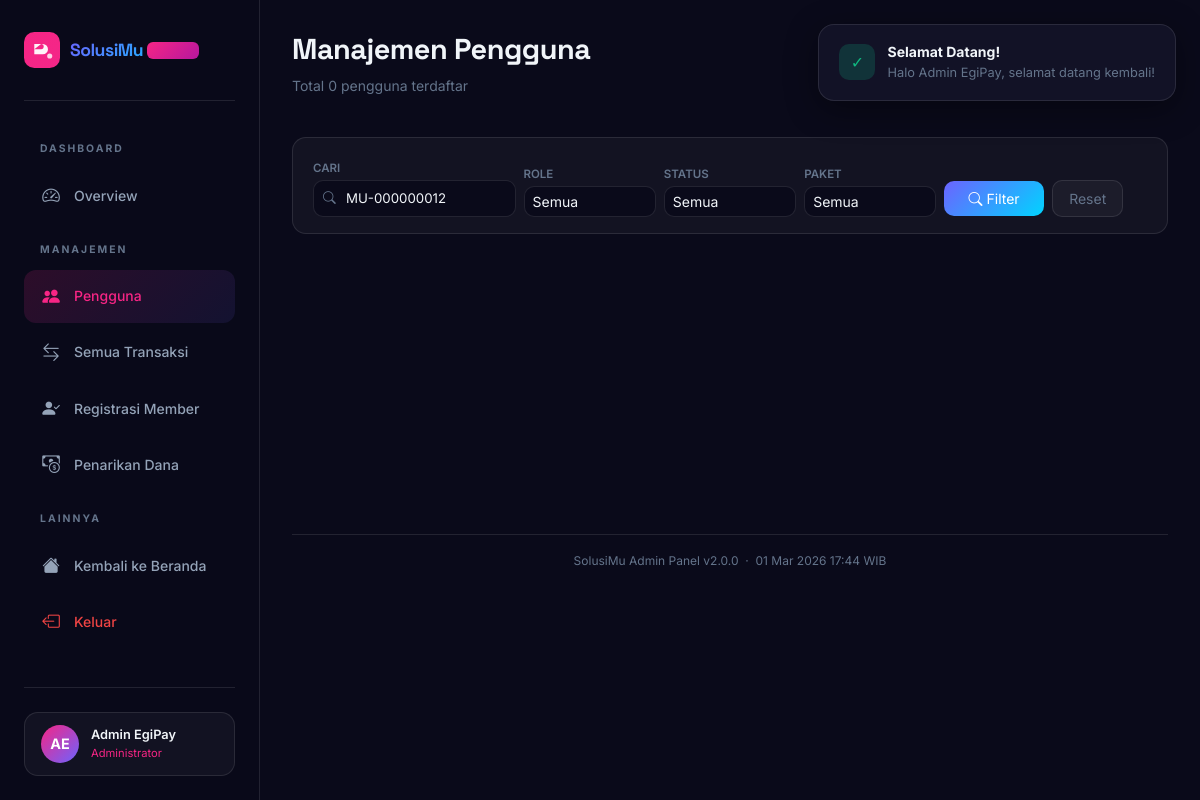
/admin/users.php?q=MU-000000012 (signed in), run on an earlier commit of the app's database.
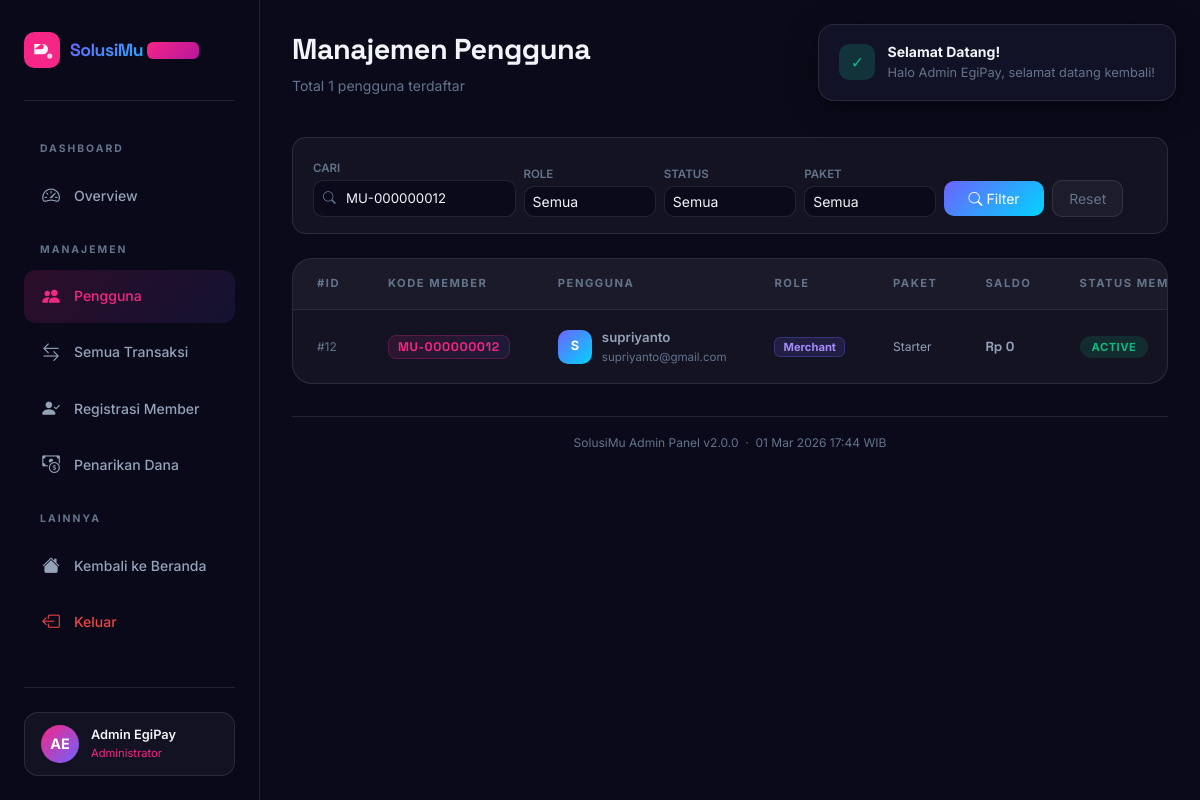
And on a later commit of the database.
### tables this page shows
CREATE TABLE `users` (
  `id` int(10) UNSIGNED NOT NULL,
  `member_code` varchar(20) DEFAULT NULL,
  `referral_code` varchar(30) DEFAULT NULL,
  `referred_by` int(10) UNSIGNED DEFAULT NULL,
  `name` varchar(100) NOT NULL,
  `email` varchar(150) NOT NULL,
  `password` varchar(255) NOT NULL,
  `phone` varchar(20) DEFAULT NULL,
  `role` enum('superadmin','admin','merchant','customer') NOT NULL DEFAULT 'merchant',
  `plan` enum('starter','business','enterprise') NOT NULL DEFAULT 'starter',
  `status` enum('active','inactive','suspended') NOT NULL DEFAULT 'active',
  `avatar` varchar(10) DEFAULT NULL,
  `email_verified_at` datetime DEFAULT NULL,
  `created_at` datetime NOT NULL DEFAULT current_timestamp(),
  `updated_at` datetime NOT NULL DEFAULT current_timestamp() ON UPDATE current_timestamp()
);

### includes/db.php (called while the page is built, shortened)
<?php
function getDB(): PDO {
    static $pdo = null;
    if ($pdo === null) {
        $dsn = sprintf(
            'mysql:host=%s;port=%s;dbname=%s;charset=%s',
            DB_HOST, DB_PORT, DB_NAME, DB_CHARSET
        );
        try {
            $pdo = new PDO($dsn, DB_USER, DB_PASS, [
                PDO::ATTR_ERRMODE            => PDO::ERRMODE_EXCEPTION,
                PDO::ATTR_DEFAULT_FETCH_MODE => PDO::FETCH_ASSOC,
                PDO::ATTR_EMULATE_PREPARES   => false,
            ]);
        } catch (PDOException $e) {
            http_response_code(503);
            die(renderDbError($e->getMessage()));
        }
    }
    return $pdo;
}
function dbFetchAll(string $sql, array $params = []): array {
    $stmt = getDB()->prepare($sql);
    $stmt->execute($params);
    return $stmt->fetchAll();
}
function dbFetchOne(string $sql, array $params = []): ?array {
    $stmt = getDB()->prepare($sql);
    $stmt->execute($params);
    $row = $stmt->fetch();
    return $row ?: null;
}
?>

### includes/config.php (called while the page is built, shortened)
<?php
require_once __DIR__ . '/db.php';
function formatRupiah(float $amount): string {
    return 'Rp ' . number_format($amount, 0, ',', '.');
}
?>

### admin/users.php (the view, shortened to what the changed rows need)
<?php
require_once __DIR__ . '/../includes/config.php';
$search    = trim($_GET['q']      ?? '');
$page        = max(1, (int)($_GET['page'] ?? 1));
$perPage     = 15;
$offset      = ($page - 1) * $perPage;
$where  = ['1=1'];
$params = [];
if ($search) {
    $where[]  = '(u.name LIKE ? OR u.email LIKE ? OR u.member_code LIKE ?)';
    $params[] = "%$search%";
    $params[] = "%$search%";
    $params[] = "%$search%";
}
$whereStr = implode(' AND ', $where);
$total    = (int)(dbFetchOne("SELECT COUNT(*) AS cnt FROM users u WHERE $whereStr", $params)['cnt'] ?? 0);
$users = dbFetchAll(
    "SELECT u.*, w.balance,
            rp.status AS reg_status, rp.payment_method AS reg_pay_method, rp.paid_at AS reg_paid_at
     FROM users u
     LEFT JOIN wallets w ON w.user_id = u.id
     LEFT JOIN (
         SELECT email, status, payment_method, paid_at
         FROM registration_payments
         WHERE status='paid'
         GROUP BY email
     ) rp ON rp.email = u.email
     WHERE $whereStr ORDER BY u.created_at DESC LIMIT $perPage OFFSET $offset",
    $params
);
?>
<!DOCTYPE html>
<html lang="id">
<head>
  <link href="https://cdn.jsdelivr.net/npm/bootstrap@5.3.3/dist/css/bootstrap.min.css" rel="stylesheet"/>
  <link href="https://cdn.jsdelivr.net/npm/bootstrap-icons@1.11.3/font/bootstrap-icons.min.css" rel="stylesheet"/>
  <link href="../css/style.css" rel="stylesheet"/>
</head>
<body>
<main class="main-content">
  <div class="d-flex align-items-center justify-content-between mb-4 flex-wrap gap-3">
    <div class="d-flex align-items-center gap-3">
      <div>
        <h1 class="dash-title">Manajemen Pengguna</h1>
        <p class="dash-subtitle">Total <?= number_format($total) ?> pengguna terdaftar</p>
      </div>
    </div>
  </div>
  <div class="glass-table-wrapper animate-on-scroll">
    <?php if ($users): ?>
    <div class="table-responsive">
      <table class="glass-table" id="usersTable">
        <thead>
          <tr>
            <th>#ID</th>
            <th>Kode Member</th>
            <th>Pengguna</th>
            <th>Role</th>
            <th>Paket</th>
            <th>Saldo</th>
            <th>Status Member</th>
          </tr>
        </thead>
        <tbody>
          <?php foreach ($users as $u):
            $isSelf = ($u['id'] == $_SESSION['user_id']);
          ?>
          <tr>
            <td style="color:var(--text-muted);font-size:0.75rem;">#<?= $u['id'] ?></td>
            <td>
              <?php if ($u['member_code']): ?>
              <span style="font-family:'Space Grotesk';font-size:0.78rem;font-weight:700;background:linear-gradient(135deg,rgba(247,37,133,.12),rgba(108,99,255,.1));color:#f72585;border:1px solid rgba(247,37,133,.25);border-radius:8px;padding:3px 9px;letter-spacing:.05em;white-space:nowrap;">
                <?= htmlspecialchars($u['member_code']) ?>
              </span>
              <?php else: ?>
              <span style="font-size:0.72rem;color:var(--text-muted);">—</span>
              <?php endif; ?>
            </td>
            <td>
              <div style="display:flex;align-items:center;gap:10px;">
                <div style="width:34px;height:34px;border-radius:10px;background:linear-gradient(135deg,#6c63ff,#00d4ff);display:flex;align-items:center;justify-content:center;font-size:0.8rem;font-weight:700;color:#fff;flex-shrink:0;">
                  <?= htmlspecialchars($u['avatar'] ?? '?') ?>
                </div>
                <div>
                  <div style="font-weight:600;font-size:0.83rem;"><?= htmlspecialchars($u['name']) ?> <?= $isSelf ? '<span style="font-size:0.65rem;color:#10b981;">(Anda)</span>' : '' ?></div>
                  <div style="font-size:0.72rem;color:var(--text-muted);"><?= htmlspecialchars($u['email']) ?></div>
                </div>
              </div>
            </td>
            <td>
              <span class="role-badge-<?= $u['role'] ?>"><?= ucfirst($u['role']) ?></span>
            </td>
            <td><span style="font-size:0.75rem;color:var(--text-secondary);"><?= ucfirst($u['plan']) ?></span></td>
            <td style="font-family:'Space Grotesk';font-weight:700;font-size:0.83rem;"><?= formatRupiah($u['balance'] ?? 0) ?></td>
            <td>
              <span class="tx-badge tx-<?= $u['status'] === 'active' ? 'success' : ($u['status'] === 'suspended' ? 'failed' : 'pending') ?>">
                <?= ucfirst($u['status']) ?>
              </span>
            </td>
          </tr>
          <?php endforeach; ?>
        </tbody>
      </table>
    </div>
    <?php endif; ?>
  </div>
</main>
</body>
</html>

What changed in the data, as far as the page shows it:
added users: id "12", member_code "MU-000000012", avatar "S", name "supriyanto", email "supriyanto@gmail.com", role "Merchant", plan "Starter", balance "Rp 0", status "ACTIVE"
Also different on the page:
$total: "0" → "1"
text now shown: "#ID KODE MEMBER PENGGUNA ROLE PAKET SALDO STATUS…"
